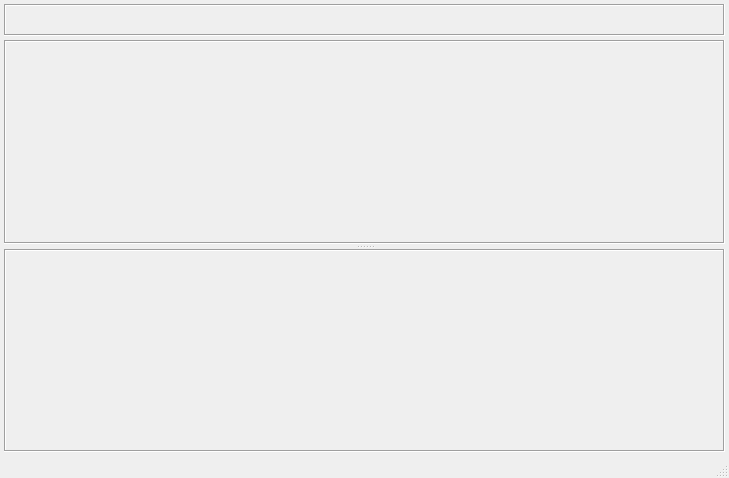
<?xml version="1.0" encoding="UTF-8"?>
<ui version="4.0">
 <class>MainWindow</class>
 <widget class="QMainWindow" name="MainWindow">
  <property name="geometry">
   <rect>
    <x>0</x>
    <y>0</y>
    <width>729</width>
    <height>478</height>
   </rect>
  </property>
  <property name="windowTitle">
   <string>MainWindow</string>
  </property>
  <property name="locale">
   <locale language="English" country="UnitedStates"/>
  </property>
  <property name="dockOptions">
   <set>QMainWindow::AnimatedDocks</set>
  </property>
  <widget class="QWidget" name="centralWidget">
   <layout class="QVBoxLayout" name="verticalLayout" stretch="0,1">
    <property name="spacing">
     <number>4</number>
    </property>
    <property name="margin">
     <number>4</number>
    </property>
    <item>
     <widget class="QFrame" name="SourceManagerArea">
      <property name="sizePolicy">
       <sizepolicy hsizetype="Preferred" vsizetype="Fixed">
        <horstretch>0</horstretch>
        <verstretch>0</verstretch>
       </sizepolicy>
      </property>
      <property name="minimumSize">
       <size>
        <width>0</width>
        <height>32</height>
       </size>
      </property>
      <property name="frameShape">
       <enum>QFrame::Box</enum>
      </property>
      <property name="frameShadow">
       <enum>QFrame::Sunken</enum>
      </property>
      <property name="lineWidth">
       <number>1</number>
      </property>
      <property name="midLineWidth">
       <number>0</number>
      </property>
     </widget>
    </item>
    <item>
     <widget class="QSplitter" name="splitter">
      <property name="sizePolicy">
       <sizepolicy hsizetype="Preferred" vsizetype="Preferred">
        <horstretch>0</horstretch>
        <verstretch>0</verstretch>
       </sizepolicy>
      </property>
      <property name="frameShape">
       <enum>QFrame::NoFrame</enum>
      </property>
      <property name="orientation">
       <enum>Qt::Vertical</enum>
      </property>
      <property name="opaqueResize">
       <bool>true</bool>
      </property>
      <property name="handleWidth">
       <number>5</number>
      </property>
      <property name="childrenCollapsible">
       <bool>false</bool>
      </property>
      <widget class="QFrame" name="inputGroupFrame">
       <property name="sizePolicy">
        <sizepolicy hsizetype="Preferred" vsizetype="Preferred">
         <horstretch>0</horstretch>
         <verstretch>0</verstretch>
        </sizepolicy>
       </property>
       <property name="frameShape">
        <enum>QFrame::Box</enum>
       </property>
       <property name="frameShadow">
        <enum>QFrame::Sunken</enum>
       </property>
       <layout class="QVBoxLayout" name="verticalLayout_3" stretch="0,1">
        <property name="spacing">
         <number>0</number>
        </property>
        <property name="margin">
         <number>0</number>
        </property>
        <item>
         <widget class="QWidget" name="InputManagerArea" native="true"/>
        </item>
        <item>
         <widget class="QWidget" name="InputArea" native="true"/>
        </item>
       </layout>
      </widget>
      <widget class="QFrame" name="outputGroupFrame">
       <property name="frameShape">
        <enum>QFrame::Box</enum>
       </property>
       <property name="frameShadow">
        <enum>QFrame::Sunken</enum>
       </property>
       <layout class="QVBoxLayout" name="verticalLayout_2" stretch="0,1">
        <property name="spacing">
         <number>0</number>
        </property>
        <property name="margin">
         <number>0</number>
        </property>
        <item>
         <widget class="QWidget" name="OutputManagerArea" native="true">
          <property name="autoFillBackground">
           <bool>false</bool>
          </property>
         </widget>
        </item>
        <item>
         <widget class="QWidget" name="OutputArea" native="true"/>
        </item>
       </layout>
      </widget>
     </widget>
    </item>
   </layout>
  </widget>
  <widget class="QStatusBar" name="statusBar"/>
  <action name="actSrcConn">
   <property name="checkable">
    <bool>true</bool>
   </property>
   <property name="icon">
    <iconset resource="resources.qrc">
     <normaloff>:/buttons/22/res/connect_creating.png</normaloff>
     <normalon>:/buttons/22/res/connect_established.png</normalon>:/buttons/22/res/connect_creating.png</iconset>
   </property>
   <property name="text">
    <string>Connect</string>
   </property>
  </action>
  <action name="actAppConf">
   <property name="icon">
    <iconset>
     <normaloff>:/buttons/AppConf</normaloff>:/buttons/AppConf</iconset>
   </property>
   <property name="text">
    <string>Conf</string>
   </property>
  </action>
  <action name="actAppExit">
   <property name="icon">
    <iconset resource="resources.qrc">
     <normaloff>:/buttons/16/res/16/application-exit.png</normaloff>:/buttons/16/res/16/application-exit.png</iconset>
   </property>
   <property name="text">
    <string>exit</string>
   </property>
  </action>
  <action name="actAppHelp">
   <property name="icon">
    <iconset resource="resources.qrc">
     <normaloff>:/buttons/16/res/16/help.png</normaloff>:/buttons/16/res/16/help.png</iconset>
   </property>
   <property name="text">
    <string>Help</string>
   </property>
  </action>
  <action name="actSrcHelp">
   <property name="icon">
    <iconset resource="resources.qrc">
     <normaloff>:/buttons/16/res/16/dialog-information.png</normaloff>:/buttons/16/res/16/dialog-information.png</iconset>
   </property>
   <property name="text">
    <string>Source Help</string>
   </property>
   <property name="toolTip">
    <string>See info for selected input source</string>
   </property>
  </action>
  <action name="actOutHelp">
   <property name="icon">
    <iconset resource="resources.qrc">
     <normaloff>:/buttons/16/res/16/dialog-information.png</normaloff>:/buttons/16/res/16/dialog-information.png</iconset>
   </property>
   <property name="text">
    <string>Output Method Help</string>
   </property>
   <property name="toolTip">
    <string>See info for selected output method</string>
   </property>
  </action>
  <action name="actSrcConf">
   <property name="icon">
    <iconset resource="resources.qrc">
     <normaloff>:/buttons/16/res/16/configure.png</normaloff>:/buttons/16/res/16/configure.png</iconset>
   </property>
   <property name="text">
    <string>Source Config</string>
   </property>
   <property name="toolTip">
    <string>Additional source settings</string>
   </property>
  </action>
  <action name="actOutConf">
   <property name="icon">
    <iconset resource="resources.qrc">
     <normaloff>:/buttons/16/res/16/configure.png</normaloff>:/buttons/16/res/16/configure.png</iconset>
   </property>
   <property name="text">
    <string>Output Config</string>
   </property>
   <property name="toolTip">
    <string>Additional output method settings</string>
   </property>
  </action>
 </widget>
 <resources>
  <include location="resources.qrc"/>
 </resources>
 <connections>
  <connection>
   <sender>actAppExit</sender>
   <signal>triggered()</signal>
   <receiver>MainWindow</receiver>
   <slot>close()</slot>
   <hints>
    <hint type="sourcelabel">
     <x>-1</x>
     <y>-1</y>
    </hint>
    <hint type="destinationlabel">
     <x>396</x>
     <y>357</y>
    </hint>
   </hints>
  </connection>
 </connections>
</ui>
